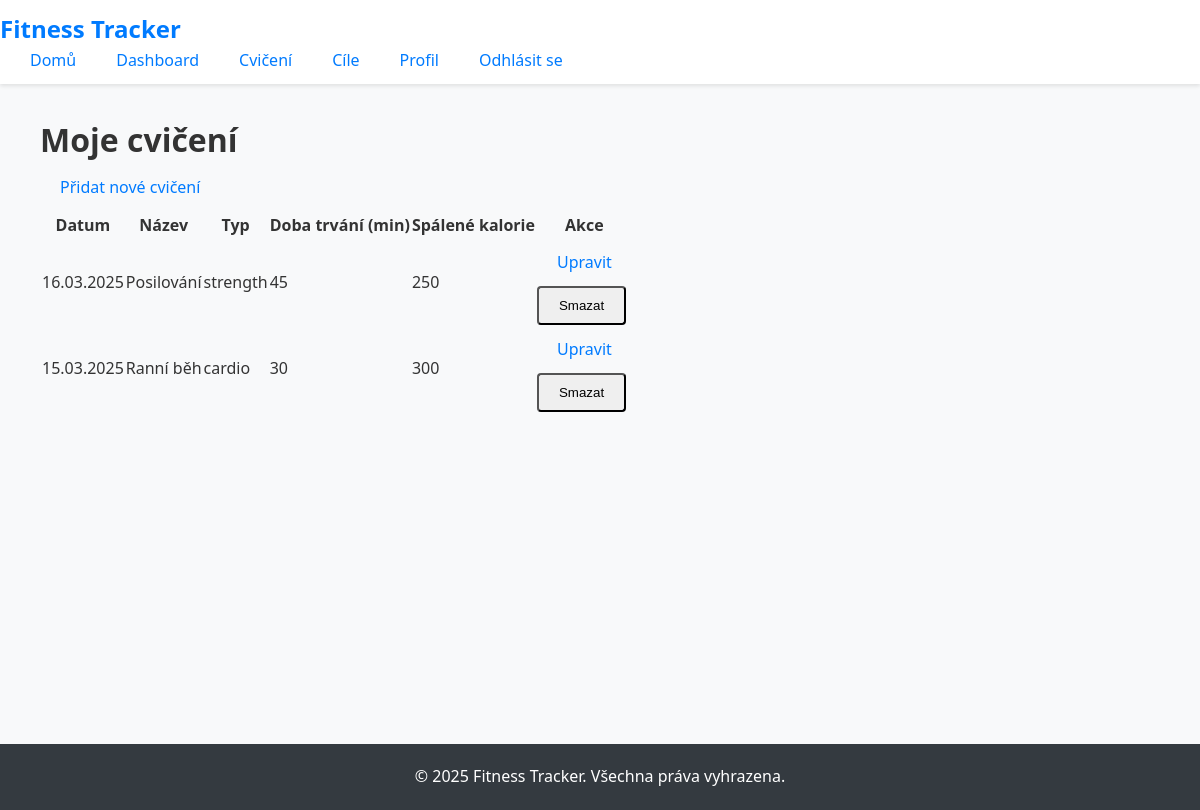
Before: /index.php?page=exercises (signed in) with the older database file.
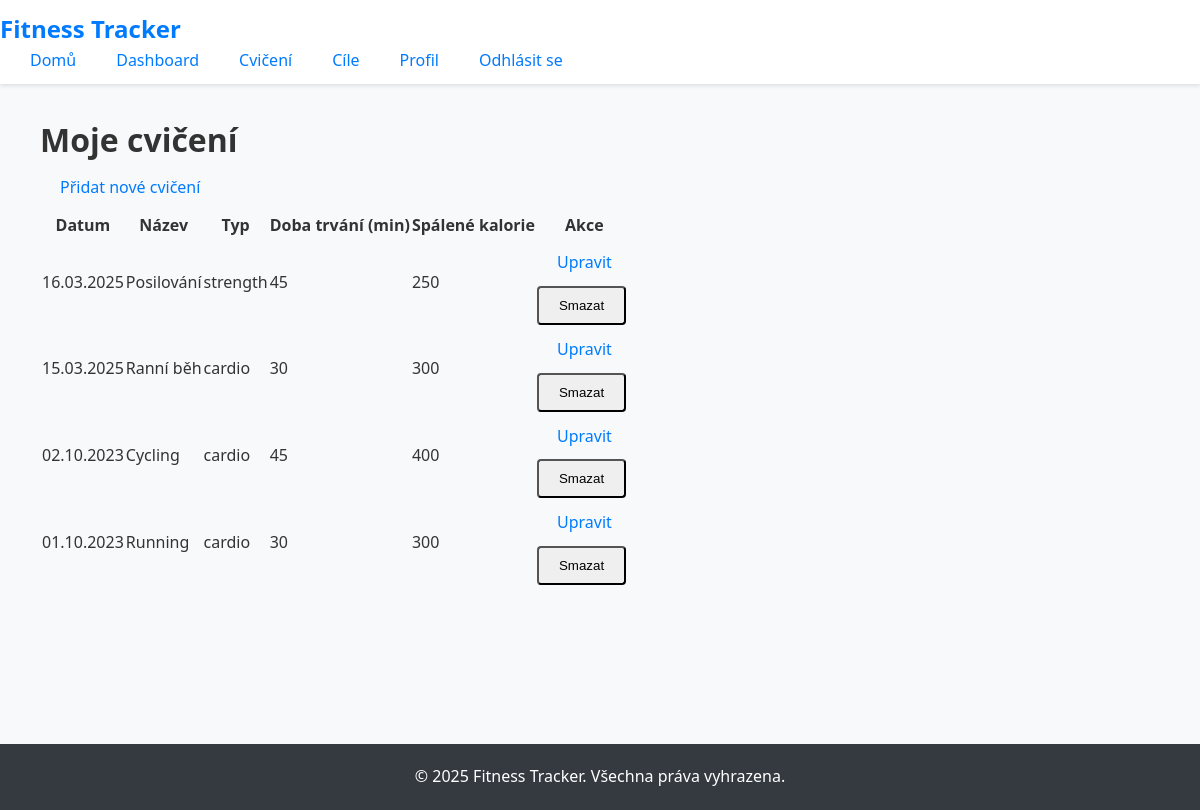
After: the same page with the newer database file.
### tables this page shows
CREATE TABLE IF NOT EXISTS exercises (
    id INT AUTO_INCREMENT PRIMARY KEY,
    user_id INT NOT NULL,
    title VARCHAR(100) NOT NULL,
    description TEXT,
    exercise_type ENUM('cardio', 'strength', 'flexibility', 'balance', 'other') NOT NULL,
    duration INT NOT NULL,
    calories_burned INT,
    date DATE NOT NULL,
    created_at TIMESTAMP DEFAULT CURRENT_TIMESTAMP,
    updated_at TIMESTAMP DEFAULT CURRENT_TIMESTAMP ON UPDATE CURRENT_TIMESTAMP,
    FOREIGN KEY (user_id) REFERENCES users(id) ON DELETE CASCADE
);

### src/controllers/ExerciseController.php (called while the page is built, shortened)
<?php
class ExerciseController {
    private $exerciseModel;
    public function __construct($exerciseModel) {
        $this->exerciseModel = $exerciseModel;
    }
    public function showExercises() {
        $userId = $_SESSION['user_id'];
        $exercises = $this->exerciseModel->getAllByUser($userId);
        include __DIR__ . '/../views/exercises.php';
    }
}
?>

### src/models/Exercise.php (called while the page is built, shortened)
<?php
class Exercise {
    private $pdo;
    public function __construct($pdo) {
        $this->pdo = $pdo;
    }
    public function getAllByUser($userId, $limit = null, $offset = 0) {
        $sql = "SELECT * FROM exercises WHERE user_id = :userId ORDER BY date DESC";
        $stmt = $this->pdo->prepare($sql);
        $stmt->bindParam(':userId', $userId, PDO::PARAM_INT);
        $stmt->execute();
        return $stmt->fetchAll(PDO::FETCH_ASSOC);
    }
}
?>

### src/views/exercises.php (the view, shortened to what this page needs)
<?php
include 'header.php';
?>
<div class="container mt-4">
    <h1>Moje cvičení</h1>
    <div class="mb-3">
        <a href="index.php?page=add_exercise" class="btn btn-primary">Přidat nové cvičení</a>
    </div>
    <?php if (empty($exercises)): ?>
        <div class="alert alert-info">
            Zatím nemáte žádná zaznamenaná cvičení.
        </div>
    <?php else: ?>
        <div class="table-responsive">
            <table class="table table-striped">
                <thead>
                    <tr>
                        <th>Datum</th>
                        <th>Název</th>
                        <th>Typ</th>
                        <th>Doba trvání (min)</th>
                        <th>Spálené kalorie</th>
                        <th>Akce</th>
                    </tr>
                </thead>
                <tbody>
                    <?php foreach ($exercises as $exercise): ?>
                        <tr>
                            <td><?php echo htmlspecialchars(date('d.m.Y', strtotime($exercise['date']))); ?></td>
                            <td><?php echo htmlspecialchars($exercise['title']); ?></td>
                            <td><?php echo htmlspecialchars($exercise['exercise_type']); ?></td>
                            <td><?php echo htmlspecialchars($exercise['duration']); ?></td>
                            <td><?php echo htmlspecialchars($exercise['calories_burned']); ?></td>
                            <td>
                                <a href="index.php?page=edit_exercise&id=<?php echo $exercise['id']; ?>"
                                   class="btn btn-sm btn-primary">Upravit</a>
                                <form action="index.php?page=delete_exercise" method="post" class="d-inline"
                                      onsubmit="return confirm('Opravdu chcete smazat toto cvičení?');">
                                    <button type="submit" class="btn btn-sm btn-danger">Smazat</button>
                                </form>
                            </td>
                        </tr>
                    <?php endforeach; ?>
                </tbody>
            </table>
        </div>
    <?php endif; ?>
</div>
<?php
include 'footer.php';
?>

### index.php (shortened to what this page needs)
<?php
require 'config.php';
$page = isset($_GET['page']) ? $_GET['page'] : 'home';
if ($page === 'login') {
    include __DIR__ . '/src/views/login.php';
} elseif ($page === 'register') {
    include __DIR__ . '/src/views/register.php';
} elseif ($page === 'profile' && isset($_SESSION['user_id'])) {
    $userController = new UserController(new User($pdo));
    $userController->showProfile();
} elseif ($page === 'dashboard' && isset($_SESSION['user_id'])) {
    include __DIR__ . '/src/views/dashboard.php';
}
elseif ($page === 'exercises' && isset($_SESSION['user_id'])) {
    $exerciseController = new ExerciseController(new Exercise($pdo));
    $exerciseController->showExercises();
} elseif ($page === 'add_exercise' && isset($_SESSION['user_id'])) {
    include __DIR__ . '/src/views/add_exercise.php';
} elseif ($page === 'edit_exercise' && isset($_SESSION['user_id'])) {
    $exerciseController = new ExerciseController(new Exercise($pdo));
    $exerciseController->showEditExercise();
} elseif ($page === 'exercise_stats' && isset($_SESSION['user_id'])) {
    $exerciseController = new ExerciseController(new Exercise($pdo));
    $exerciseController->showStats();
}
elseif ($page === 'goals' && isset($_SESSION['user_id'])) {
    $goalController = new GoalController(new Goal($pdo));
    $goalController->showGoals();
} elseif ($page === 'add_goal' && isset($_SESSION['user_id'])) {
    include __DIR__ . '/src/views/add_goal.php';
} elseif ($page === 'edit_goal' && isset($_SESSION['user_id'])) {
    $goalController = new GoalController(new Goal($pdo));
    $goalController->showEditGoal();
} else {
    include __DIR__ . '/src/views/home.php';
}
?>

### src/views/header.php (shortened to what this page needs)
<!DOCTYPE html>
<html lang="cs">
<head>
    <link rel="stylesheet" href="public/css/styles.css">
    <link rel="stylesheet" href="https://cdnjs.cloudflare.com/ajax/libs/font-awesome/6.0.0-beta3/css/all.min.css">
</head>
<body>
    <header>
        <div class="logo">
            <h1>Fitness Tracker</h1>
        </div>
        <nav>
            <ul>
                <li><a href="index.php">Domů</a></li>
                <?php if (isset($_SESSION['user_id'])): ?>
                    <li><a href="index.php?page=dashboard">Dashboard</a></li>
                    <li><a href="index.php?page=exercises">Cvičení</a></li>
                    <li><a href="index.php?page=goals">Cíle</a></li>
                    <li><a href="index.php?page=profile">Profil</a></li>
                    <li><a href="index.php?action=logout">Odhlásit se</a></li>
                <?php else: ?>
                    <li><a href="index.php?page=login">Přihlásit se</a></li>
                    <li><a href="index.php?page=register">Registrovat se</a></li>
                <?php endif; ?>
            </ul>
        </nav>
    </header>
    <main>
        <div class="container">

### src/views/footer.php (shortened to what this page needs)
        </div>
    </main>
    <footer>
        <div class="container">
            <p>&copy; <?php echo date('Y'); ?> Fitness Tracker. Všechna práva vyhrazena.</p>
        </div>
    </footer>
</body>
</html>

### public/css/styles.css (style rules this page uses)
* { margin: 0; padding: 0; box-sizing: border-box; }
body { font-family: 'Segoe UI', Tahoma, Geneva, Verdana, sans-serif; line-height: 1.6; color: #333; background-color: #f8f9fa; }
.container { max-width: 1200px; margin: 0 auto; padding: 0 20px; }
a { color: #007bff; text-decoration: none; transition: color 0.3s; }
header { background-color: #fff; box-shadow: 0 2px 4px rgba(0, 0, 0, 0.1); padding: 10px 0; }
.logo h1 { font-size: 24px; font-weight: 700; color: #007bff; }
nav ul { display: flex; list-style: none; }
nav ul li { margin-left: 20px; }
nav ul li a { font-weight: 500; padding: 5px 10px; border-radius: 4px; }
main { padding: 30px 0; min-height: calc(100vh - 140px); }
.btn { display: inline-block; padding: 10px 20px; border-radius: 4px; font-weight: 500; text-align: center; cursor: pointer; transition: background-color 0.3s, color 0.3s, border-color 0.3s; }
footer { background-color: #343a40; color: #fff; padding: 20px 0; text-align: center; }

Changed rows visible on the page:
added exercises: date "02.10.2023", title "Cycling", exercise_type "cardio", duration "45", calories_burned "400"
added exercises: date "01.10.2023", title "Running", exercise_type "cardio", duration "30", calories_burned "300"
